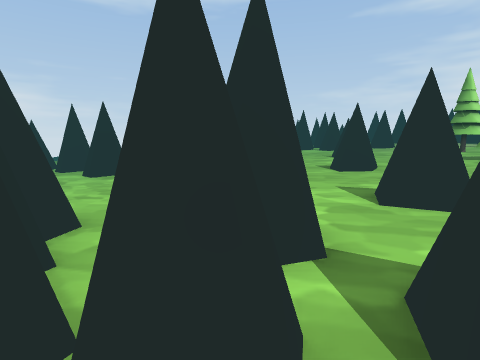
[1] (above)

24 first-person views from a walk through a Unity game level. The camera is 1.2 m above the floor, tilts 8° down and sees 80° across. The floor is counted in squares, 1 m on a side. Each view is taken from the middle of a square. On the plan, view 1 faces up. The plan holds only what a view shows up to about 13 squares ahead; the rest is blank. The place goes on beyond the plan. The player character is not drawn. Some animated figures are left out.

[2]
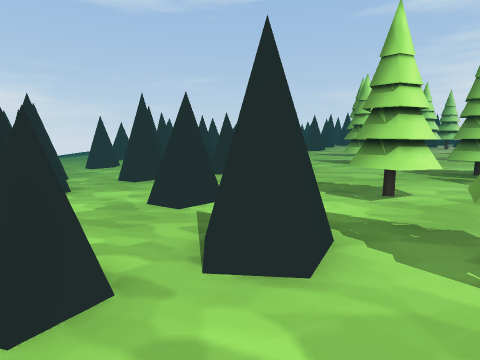

[3]
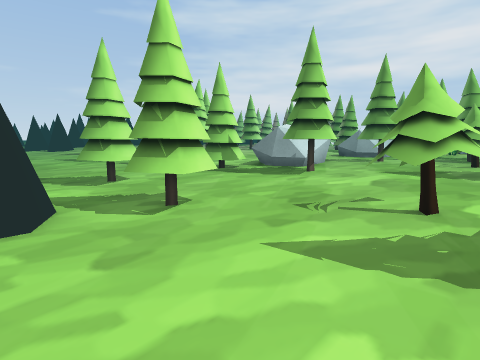

[4]
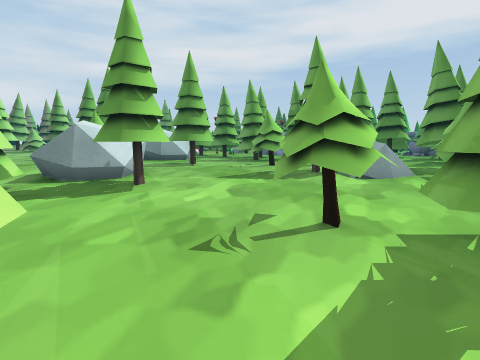

[5]
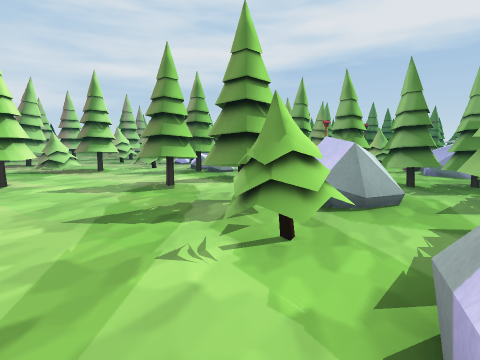

[6]
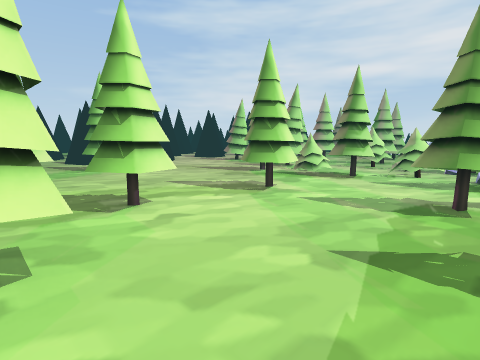

[7]
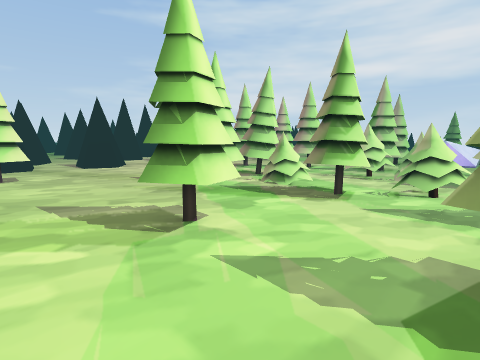

[8]
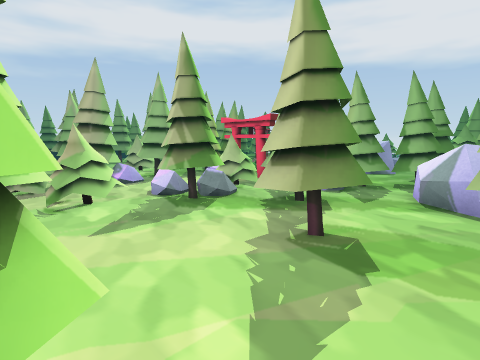

[9]
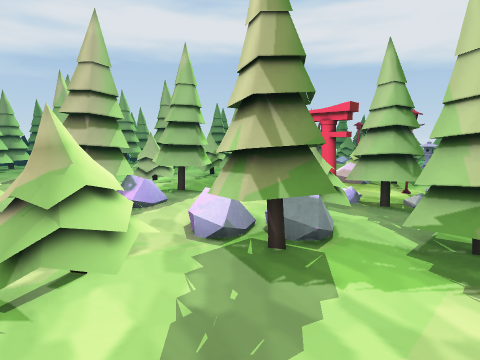

[10]
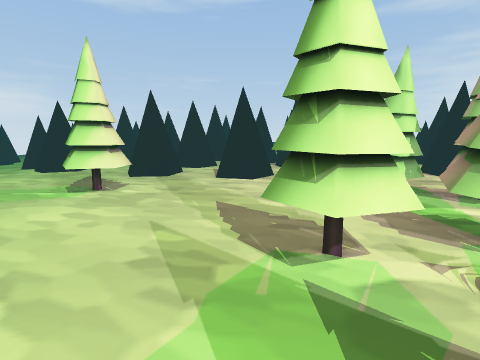

[11]
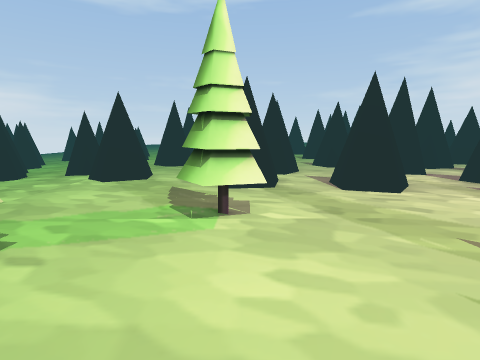

[12]
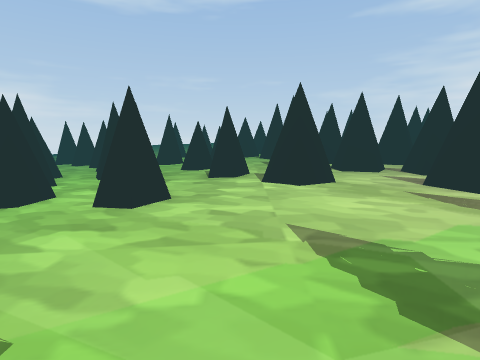

[13]
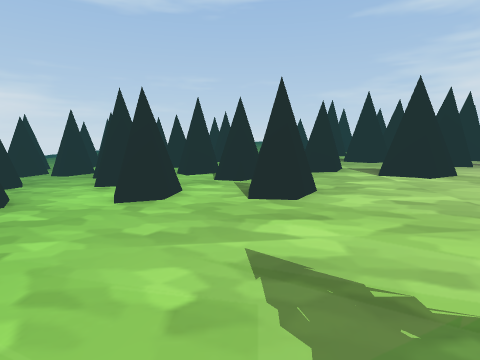

[14]
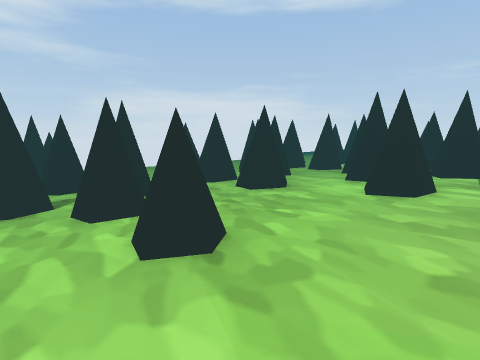

[15]
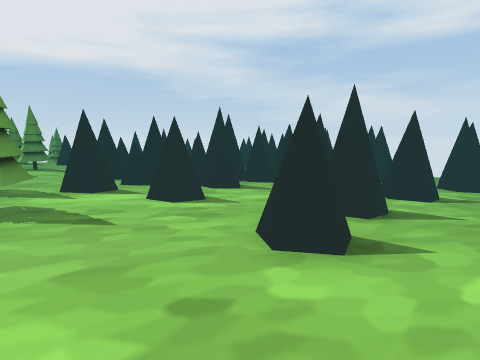

[16]
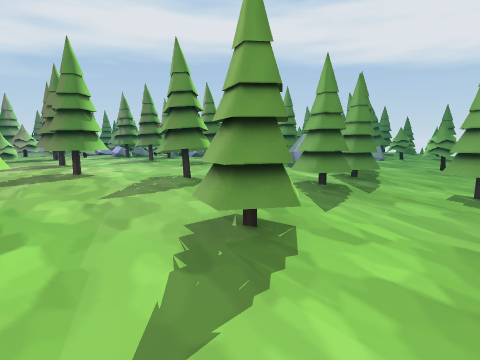

[17]
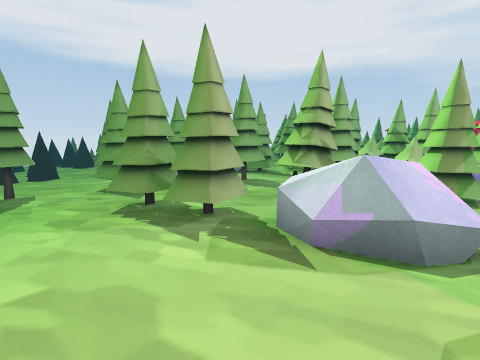

[18]
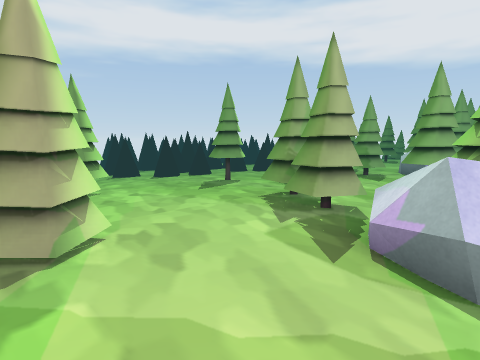

[19]
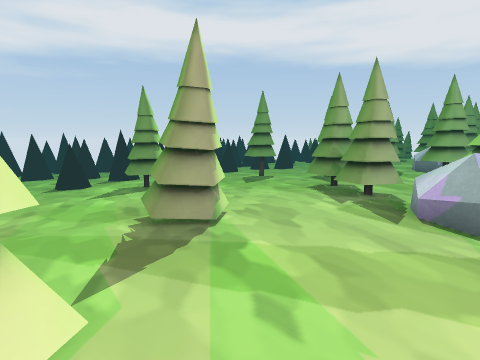

[20]
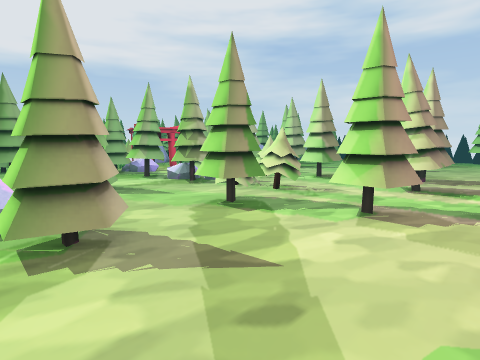

[21]
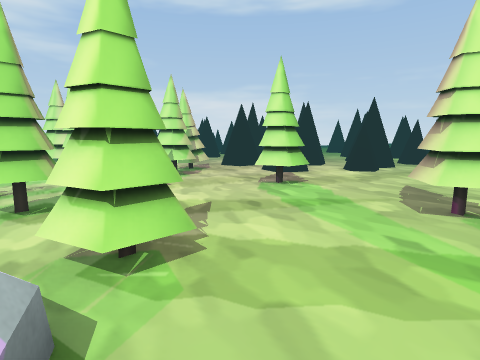

[22]
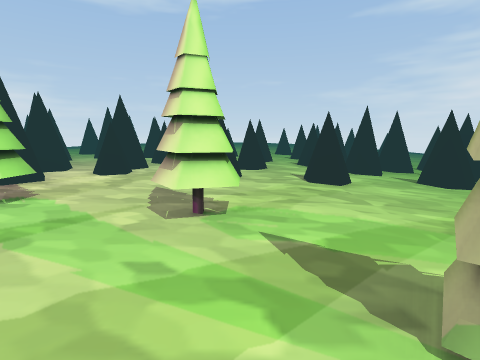

[23]
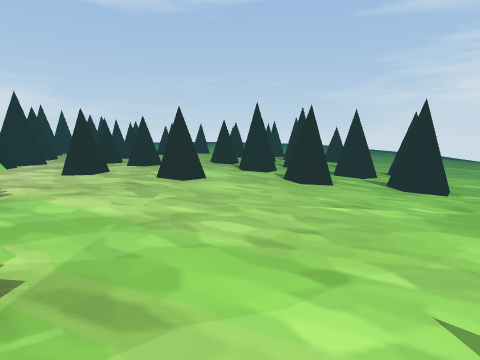

[24]
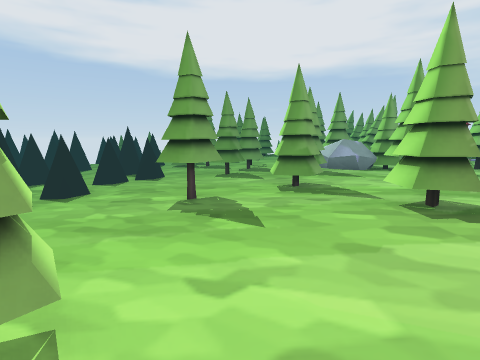

### Floor plan
Key: @ floor where view 1 was taken; # wall or solid block; x gap in a wall; . main floor; : floor 0.25 m higher than the main floor; - floor 0.25 m lower than the main floor; + floor 0.5 m higher than the main floor; _ floor 0.5 m lower than the main floor; < floor 0.75 m lower than the main floor; ( floor 1 m lower than the main floor; / step, stairs or slope; = window, fence, low wall or low ledge; T pine tree; R rock; O other object.
Columns run from 5 left of view 1 to 43 right of it. Each row starts with its distance up from view 1.
 26           #
 25    #x #  -#         # #
 24    =_##_ -- ..#  :##= ##:      ###
 23      ___#--##.=..:#   :::#    :#=#     :#   #
 22      ___- -##..=.:::#+:::=  ##::##:   :::. /#  -#
 21      #-_- #-.:.##:::::#:::# :##:##:  #:::/#.. /-#
 20       __-##-.#...##:::x:::#####:=#:: :::://..#/ -
 19      #__---.-....##::##:::::#  ::::: ::::..:.-- -
 18     ##_#---#-.#..::::##:#::##:##::::#::#:..#.-#=-
 17      ___-----.....::::::::::::##:::::::=:....---
 16        __----......:TT:::::TT:::T:::::::.....--
 15      #  _----.......TT.::::TTT::TT::TT::.....--
 14   #< #   -----....T.......::TT::::::TT::....--
 13   #<<__#_-#---TT.TTT.......T..T:::::::::....-
 12 # <<<#____----TT........TTTT.TTT.::::::T....----_
 11 # <<<_____----...........TT.......T..:TT....-=#-_
 10 (<<<<_____---TT....TT.TT..T..TTT..TT.......TT---_
  9 (<##<<__##---TT..T.T..TT.TT.TT.T...OR......TT--#x
  8 (<##<<#_=/-----.TTT.......TT.T.....RR.T....----
  7  (<##<_____----..T.........T.TT.....RTTT...----_
  6  (< #<_____---TT......TT.TTT.TT.TT TT.TT..-----_
  5   <<<<<=#__T--TT.....TTT..T:..T.T  TT.....-TT--/
  4   #<<_<_-__TT-TT...TTTT.TT.T.TT.T.. ....TT-TT-_/#
  3   ##<##_____T-TTRR.TTTR.TTTT....:.T .T..TT----_#_
  2    #<###_#xT----TRR..RRRTTT##RTTTTTOTT....----___
  1    #####___TT--TT..TTRR TT.O# TT ..O...TT-----_=
  0      @  ___T---T-..TT..TT.O..OTTTT..TTRTT-TT--##_
 -1        ##____T---....TTTT..T    TO  TTRR.-TT-=#__
 -2          ____TT--T.TTTTTT..OO    OO      TT--_
 -3          ___TT---TTT TTT RRO     O   TT  TT

Positions as (right, up) in squares from view 1, and headings:
1: (0, 0), facing up
2: (4, -1), facing up
3: (4, -3), facing up-right
4: (5, -1), facing right
5: (11, 4), facing right
6: (12, 5), facing up-right
7: (15, 6), facing up-right
8: (16, 9), facing down-right
9: (19, 8), facing down-right
10: (19, 9), facing up
11: (16, 11), facing up
12: (11, 12), facing up
13: (8, 12), facing up
14: (8, 11), facing up-left
15: (7, 11), facing down-left
16: (6, 12), facing down-right
17: (32, 12), facing down
18: (30, 12), facing down-right
19: (30, 14), facing down-right
20: (30, 14), facing down-left
21: (32, 9), facing up-left
22: (32, 10), facing up
23: (36, 10), facing up
24: (37, 11), facing down
